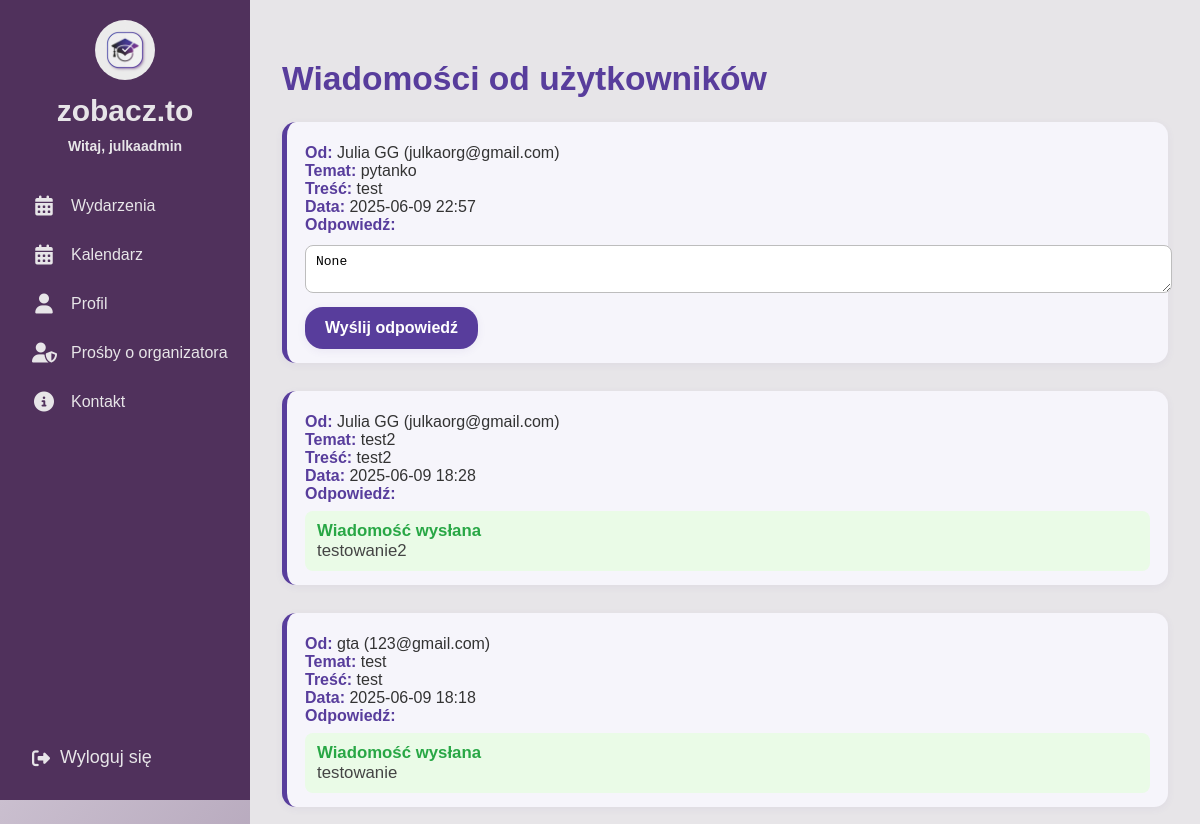
Page /events/kontakt/ (signed in) on the committed database.
### events/models.py (models this page shows, shortened)
class ContactMessage(models.Model):
    user = models.ForeignKey(User, null=True, blank=True, on_delete=models.SET_NULL)
    name = models.CharField(max_length=100)
    email = models.EmailField()
    subject = models.CharField(max_length=200)
    message = models.TextField()
    created_at = models.DateTimeField(auto_now_add=True)
    is_answered = models.BooleanField(default=False)
    answer = models.TextField(blank=True, null=True)

### events/views.py (the view, shortened to what this page needs)
# urls.py: path('kontakt/', views.contact, name='contact'),
@login_required
def contact(request):
    user = request.user
    faqs = FAQ.objects.all()[:5]
    upcoming_events = Event.objects.filter(date__gte=timezone.now()).order_by('date')[:5]
    contact_info = {
        'email': 'info@zobacz.to',
        'phone': '+48 123 456 789',
        'address': 'ul. Akademicka 1, 90-001 Łódź',
    }
    admin_answers = ContactMessage.objects.filter(
        user=user,
        answer__isnull=False
    ).order_by('-created_at')
    is_student = user.groups.filter(name='student').exists()
    is_organizer = user.groups.filter(name='organizer').exists()
    is_admin = user.groups.filter(name='admin').exists() # Added for consistency
    if is_student or is_organizer:
        if request.method == 'POST':
            form = ContactForm(request.POST)
            if form.is_valid():
                contact_message = form.save(commit=False)
                contact_message.user = user
                contact_message.save()
                messages.success(request, "Twoja wiadomość została wysłana do administratora.")
                return redirect('contact')
        else:
            initial = {
                'name': f"{user.first_name} {user.last_name}".strip() or user.username,
                'email': user.email,
            }
            form = ContactForm(initial=initial)
            form.fields['name'].widget.attrs['readonly'] = True
            form.fields['email'].widget.attrs['readonly'] = True
        return render(request, 'contact.html', {
            'form': form,
            'faqs': faqs,
            'upcoming_events': upcoming_events,
            'contact_info': contact_info,
            'admin_answers': admin_answers,
            'is_student': is_student,
            'is_organizer': is_organizer,
            'is_admin': is_admin, # Pass to contact template
        })
    elif user.groups.filter(name='admin').exists():
        messages_list = ContactMessage.objects.all().order_by('-created_at')
        return render(request, 'contact_admin.html', {
            'messages_list': messages_list,
            'faqs': faqs,
            'contact_info': contact_info,
            'is_admin': is_admin, # Pass to contact_admin template
        })
    else: # For users not in student, organizer, or admin groups
        messages.error(request, "Nie masz uprawnień, aby wysyłać wiadomości lub przeglądać tę stronę.")
        return redirect('home') # Redirect to home or login page

### templates/contact_admin.html (shortened to what this page needs)
{% extends "base.html" %}
{% load static %}
{% block content %}
<link rel="stylesheet" href="{% static 'css/contact.css' %}">
<div class="main-content no-header">
  <div class="home-flex full-height">
    <div class="home-left flat">
      <h2>Wiadomości od użytkowników</h2>
      <div class="admin-messages-list">
        {% for msg in messages_list %}
          <div class="admin-message-block">
            <b>Od:</b> {{ msg.name }} ({{ msg.email }})<br>
            <b>Temat:</b> {{ msg.subject }}<br>
            <b>Treść:</b> {{ msg.message }}<br>
            <b>Data:</b> {{ msg.created_at|date:"Y-m-d H:i" }}<br>
            <b>Odpowiedź:</b>
            {% if msg.answer %}
              <div class="admin-answer-sent">
                <span style="color: #28a745; font-weight: bold;">Wiadomość wysłana</span><br>
                <span style="color: #444;">{{ msg.answer }}</span>
              </div>
            {% else %}
              <form method="post" style="margin-top:5px;">
                <textarea name="answer" rows="2" style="width:100%;">{{ msg.answer }}</textarea>
                <button type="submit" class="filter-button" style="margin-top:4px;">Wyślij odpowiedź</button>
              </form>
            {% endif %}
          </div>
        {% empty %}
          <p>Brak wiadomości.</p>
        {% endfor %}
      </div>
    </div>
  </div>
</div>
{% endblock %}

### templates/base.html (shortened to what this page needs)
{% load static %}
<!DOCTYPE html>
<html>
<head>
    <link rel="stylesheet" href="https://cdnjs.cloudflare.com/ajax/libs/font-awesome/6.4.0/css/all.min.css">
    <link rel="stylesheet" href="{% static 'css/home.css' %}">
    <link rel="stylesheet" href="{% static 'css/profile.css' %}">
    <link rel="stylesheet" href="{% static 'css/events.css' %}">
    <link rel="stylesheet" href="{% static 'css/organizer_request_form.css' %}">
    <link rel="stylesheet" href="{% static 'css/organizer_request_sent.css' %}">
    <link rel="stylesheet" href="{% static 'css/organizer_requests_list.css' %}">
</head>
<body>
<div class="sidebar">
  <div class="top">
    <div class="logo">
      <a href="{% url 'home' %}">
        <img src="{% static 'images/logo.jpeg' %}" alt="Logo">
      </a>
      <span class="site-name">zobacz.to</span>
      {% if user.is_authenticated %}
        <span class="username">Witaj, {{ user.username }}</span>
      {% endif %}
    </div>
    <div class="menu">
      <a href="{% url 'events_list' %}">
        <i class="fas fa-calendar-alt"></i>
        <span class="label">Wydarzenia</span>
      </a>
      <a href="{% url 'custom-calendar' %}">
        <i class="fas fa-calendar-alt"></i>
        <span class="label">Kalendarz</span>
      </a>
      <a href="{% url 'profile' %}">
        <i class="fas fa-user"></i>
        <span class="label">Profil</span>
      </a>
      {% if user.is_authenticated %}
        {% for group in user.groups.all %}
          {% if group.name == "admin" %}
            <a href="/accounts/organizer-requests">
              <i class="fas fa-user-shield"></i>
              <span class="label">Prośby o organizatora</span>
            </a>
          {% endif %}
        {% endfor %}
      {% endif %}
      <a href="{% url 'contact' %}">
        <i class="fas fa-info-circle"></i>
        <span class="label">Kontakt</span>
      </a>
    </div>
  </div>
  <div class="bottom">
    <form action="{% url 'logout' %}" method="post">
      <button type="submit">
        <i class="fas fa-sign-out-alt"></i>
        <span class="logout-label">Wyloguj się</span>
      </button>
    </form>
  </div>
</div>
  <main>
    <div class="main-content">
    {% block content %}
    {% endblock content %}
  </main>
</body>
</html>

### static/css/home.css (style rules this page uses)
:root { --light-purple: #CABFCF; --dark-purple: #50315C; --medium-purple: #583D9C; --white: #E7E5E8; --blue-purple: #4941A1; }
body { margin: 0; font-family: 'Arial', sans-serif; background: linear-gradient(135deg, var(--light-purple), var(--dark-purple)); height: 100vh; overflow-x: hidden; }
.main-content { min-height: 100vh; width: calc(100vw - 250px); max-width: calc(100vw - 250px); box-sizing: border-box; padding: 0; margin-left: 250px; transition: none; overflow-y: visible; color: #333; }
.main-content.no-header { padding-top: 0; margin-top: 0; margin-left: 0; }
.full-height { height: calc(100vh - 40px); }
.home-flex { min-height: 60vh; width: 100%; display: flex; gap: 0; align-items: stretch; padding: 0; margin: 0; }
.sidebar { background-color: var(--dark-purple); width: 250px; display: flex; flex-direction: column; justify-content: space-between; color: var(--white); height: 100vh; position: fixed; left: 0; top: 0; z-index: 10; }
.sidebar .top, .sidebar .bottom { padding: 20px; }
.sidebar .logo { display: flex; flex-direction: column; align-items: center; }
.sidebar .logo img { width: 60px; height: 60px; border-radius: 50%; margin-bottom: 10px; transition: width 0.3s ease, height 0.3s ease; }
.sidebar .logo .site-name { font-size: 30px; font-weight: 700; color: var(--white); margin-bottom: 5px; }
.sidebar .username { font-weight: 600; font-size: 14px; text-align: left; margin-top: 5px; display: block !important; }
.menu { margin-top: 30px; }
.menu a { display: flex; align-items: center; gap: 15px; color: var(--white); text-decoration: none; padding: 12px; border-radius: 8px; transition: background 0.2s; white-space: nowrap; margin-bottom: 5px; }
.menu .label { font-size: 16px; display: block !important; }
.sidebar .menu i { font-size: 20px; min-width: 24px; text-align: center; }
.sidebar .bottom form { margin: 0; }
.sidebar .bottom button { background: none; border: none; color: var(--white); font-size: 18px; cursor: pointer; display: flex; align-items: center; gap: 10px; padding: 12px; width: 100%; text-align: left; border-radius: 8px; transition: background 0.2s; }
.home-left { display: flex; flex-direction: column; flex: 7 1 0; background: var(--white); padding: 32px; height: 100%; overflow: visible; margin: 0; }
.home-left h2 { color: var(--medium-purple); font-size: 2.1rem; font-weight: 800; margin-bottom: 0px; }

### static/css/events.css (style rules this page uses)
.filter-button { background: #583d9c; color: #fff; border: none; border-radius: 18px; padding: 10px 28px; font-size: 1rem; font-weight: 600; cursor: pointer; margin-top: 0; height: 42px; box-shadow: 0 2px 8px rgba(88,61,156,0.08); transition: background 0.2s; }

### static/css/contact.css (style rules this page uses)
:root { --main-purple: #4a3aff; }
.filter-button { background-color: #583D9C; color: white; padding: 12px 28px; border: none; border-radius: 10px; cursor: pointer; font-weight: bold; margin-top: 20px; font-size: 16px; transition: background-color 0.2s, transform 0.1s; box-shadow: 0 4px 8px rgba(0,0,0,0.1); }
.admin-messages-list { margin-top: 24px; display: flex; flex-direction: column; gap: 28px; }
.admin-message-block { background: #f6f5fb; border-radius: 14px; box-shadow: 0 2px 8px rgba(88,61,156,0.06); padding: 22px 18px 14px 18px; margin-bottom: 0; transition: box-shadow 0.2s; border-left: 5px solid #583d9c; }
.admin-message-block b { color: #583d9c; }
.admin-answer-sent { margin-top: 8px; padding: 10px 12px; background: #eafbe7; border-radius: 8px; font-size: 1.05em; }
.admin-message-block textarea { border-radius: 8px; border: 1.5px solid #bdbdbd; padding: 8px 10px; font-size: 1em; width: 100%; margin-top: 6px; margin-bottom: 6px; resize: vertical; }
.filter-button { background: #583d9c; color: #fff; border: none; border-radius: 18px; padding: 7px 20px; font-size: 1rem; font-weight: 600; cursor: pointer; margin-top: 4px; transition: background 0.2s; box-shadow: 0 2px 8px rgba(88,61,156,0.08); }

### rows in the picture
ContactMessage: name "Julia GG", email "julkaorg@gmail.com", subject "pytanko", message "test", created_at "2025-06-09 22:57", answer "None"
ContactMessage: name "Julia GG", email "julkaorg@gmail.com", subject "test2", message "test2", created_at "2025-06-09 18:28", answer "testowanie2"
ContactMessage: name "gta", email "123@gmail.com", subject "test", message "test", created_at "2025-06-09 18:18", answer "testowanie"

### other values in the picture
{{ user.username }} "julkaadmin"
